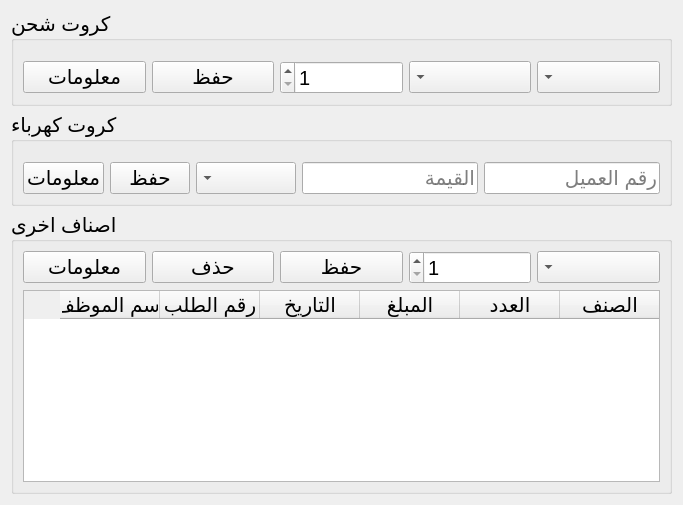
        <widget class="QWidget" name="tab_5">
         <attribute name="title">
          <string>اخرى</string>
         </attribute>
         <layout class="QVBoxLayout" name="verticalLayout_15">
          <item>
           <layout class="QVBoxLayout" name="verticalLayout_14">
            <item>
             <widget class="QGroupBox" name="groupBox">
              <property name="sizeIncrement">
               <size>
                <width>0</width>
                <height>11</height>
               </size>
              </property>
              <property name="font">
               <font>
                <pointsize>15</pointsize>
               </font>
              </property>
              <property name="acceptDrops">
               <bool>false</bool>
              </property>
              <property name="title">
               <string>كروت شحن</string>
              </property>
              <property name="flat">
               <bool>false</bool>
              </property>
              <layout class="QVBoxLayout" name="verticalLayout_11">
               <property name="topMargin">
                <number>20</number>
               </property>
               <item>
                <layout class="QHBoxLayout" name="horizontalLayout_3">
                 <item>
                  <widget class="QPushButton" name="pushButton_15">
                   <property name="font">
                    <font>
                     <pointsize>15</pointsize>
                    </font>
                   </property>
                   <property name="text">
                    <string>معلومات</string>
                   </property>
                  </widget>
                 </item>
                 <item>
                  <widget class="QPushButton" name="pushButton_14">
                   <property name="font">
                    <font>
                     <pointsize>15</pointsize>
                    </font>
                   </property>
                   <property name="text">
                    <string>حفظ</string>
                   </property>
                  </widget>
                 </item>
                 <item>
                  <widget class="QSpinBox" name="spinBox_3">
                   <property name="font">
                    <font>
                     <pointsize>15</pointsize>
                    </font>
                   </property>
                   <property name="layoutDirection">
                    <enum>Qt::RightToLeft</enum>
                   </property>
                   <property name="locale">
                    <locale language="English" country="UnitedStates"/>
                   </property>
                   <property name="minimum">
                    <number>1</number>
                   </property>
                   <property name="value">
                    <number>1</number>
                   </property>
                  </widget>
                 </item>
                 <item>
                  <widget class="QComboBox" name="comboBox_5">
                   <property name="font">
                    <font>
                     <pointsize>15</pointsize>
                    </font>
                   </property>
                   <property name="layoutDirection">
                    <enum>Qt::RightToLeft</enum>
                   </property>
                  </widget>
                 </item>
                 <item>
                  <widget class="QComboBox" name="comboBox_4">
                   <property name="font">
                    <font>
                     <pointsize>15</pointsize>
                    </font>
                   </property>
                   <property name="layoutDirection">
                    <enum>Qt::RightToLeft</enum>
                   </property>
                  </widget>
                 </item>
                </layout>
               </item>
              </layout>
             </widget>
            </item>
            <item>
             <layout class="QVBoxLayout" name="verticalLayout_13">
              <item>
               <widget class="QGroupBox" name="groupBox_2">
                <property name="font">
                 <font>
                  <pointsize>15</pointsize>
                 </font>
                </property>
                <property name="title">
                 <string>كروت كهرباء</string>
                </property>
                <layout class="QVBoxLayout" name="verticalLayout_12">
                 <property name="topMargin">
                  <number>20</number>
                 </property>
                 <item>
                  <layout class="QHBoxLayout" name="horizontalLayout_5">
                   <item>
                    <widget class="QPushButton" name="pushButton_17">
                     <property name="font">
                      <font>
                       <pointsize>15</pointsize>
                      </font>
                     </property>
                     <property name="text">
                      <string>معلومات</string>
                     </property>
                    </widget>
                   </item>
                   <item>
                    <widget class="QPushButton" name="pushButton_18">
                     <property name="font">
                      <font>
                       <pointsize>15</pointsize>
                      </font>
                     </property>
                     <property name="text">
                      <string>حفظ</string>
                     </property>
                    </widget>
                   </item>
                   <item>
                    <widget class="QComboBox" name="comboBox_9">
                     <property name="font">
                      <font>
                       <pointsize>15</pointsize>
                      </font>
                     </property>
                     <property name="layoutDirection">
                      <enum>Qt::RightToLeft</enum>
                     </property>
                    </widget>
                   </item>
                   <item>
                    <widget class="QLineEdit" name="lineEdit_3">
                     <property name="font">
                      <font>
                       <pointsize>15</pointsize>
                      </font>
                     </property>
                     <property name="layoutDirection">
                      <enum>Qt::RightToLeft</enum>
                     </property>
                     <property name="text">
                      <string/>
                     </property>
                     <property name="placeholderText">
                      <string>القيمة</string>
                     </property>
                    </widget>
                   </item>
                   <item>
                    <widget class="QLineEdit" name="lineEdit_9">
                     <property name="font">
                      <font>
                       <pointsize>15</pointsize>
                      </font>
                     </property>
                     <property name="placeholderText">
                      <string>رقم العميل</string>
                     </property>
                    </widget>
                   </item>
                  </layout>
                 </item>
                </layout>
               </widget>
              </item>
              <item>
               <widget class="QGroupBox" name="groupBox_3">
                <property name="font">
                 <font>
                  <pointsize>15</pointsize>
                 </font>
                </property>
                <property name="title">
                 <string>اصناف اخرى</string>
                </property>
                <layout class="QVBoxLayout" name="verticalLayout_10">
                 <item>
                  <layout class="QVBoxLayout" name="verticalLayout_5">
                   <item>
                    <layout class="QHBoxLayout" name="horizontalLayout_2">
                     <item>
                      <widget class="QPushButton" name="pushButton_21">
                       <property name="font">
                        <font>
                         <pointsize>15</pointsize>
                        </font>
                       </property>
                       <property name="text">
                        <string>معلومات</string>
                       </property>
                      </widget>
                     </item>
                     <item>
                      <widget class="QPushButton" name="pushButton_49">
                       <property name="font">
                        <font>
                         <pointsize>15</pointsize>
                        </font>
                       </property>
                       <property name="text">
                        <string>حذف</string>
                       </property>
                      </widget>
                     </item>
                     <item>
                      <widget class="QPushButton" name="pushButton_22">
                       <property name="font">
                        <font>
                         <pointsize>15</pointsize>
                        </font>
                       </property>
                       <property name="text">
                        <string>حفظ</string>
                       </property>
                      </widget>
                     </item>
                     <item>
                      <widget class="QSpinBox" name="spinBox_4">
                       <property name="font">
                        <font>
                         <pointsize>15</pointsize>
                        </font>
                       </property>
                       <property name="layoutDirection">
                        <enum>Qt::RightToLeft</enum>
                       </property>
                       <property name="locale">
                        <locale language="English" country="UnitedStates"/>
                       </property>
                       <property name="minimum">
                        <number>1</number>
                       </property>
                      </widget>
                     </item>
                     <item>
                      <widget class="QComboBox" name="comboBox_6">
                       <property name="font">
                        <font>
                         <pointsize>15</pointsize>
                        </font>
                       </property>
                       <property name="layoutDirection">
                        <enum>Qt::RightToLeft</enum>
                       </property>
                      </widget>
                     </item>
                    </layout>
                   </item>
                   <item>
                    <widget class="QTableWidget" name="tableWidget_5">
                     <property name="font">
                      <font>
                       <pointsize>15</pointsize>
                      </font>
                     </property>
                     <property name="layoutDirection">
                      <enum>Qt::RightToLeft</enum>
                     </property>
                     <column>
                      <property name="text">
                       <string>الصنف</string>
                      </property>
                     </column>
                     <column>
                      <property name="text">
                       <string>العدد</string>
                      </property>
                     </column>
                     <column>
                      <property name="text">
                       <string>المبلغ</string>
                      </property>
                     </column>
                     <column>
                      <property name="text">
                       <string>التاريخ</string>
                      </property>
                     </column>
                     <column>
                      <property name="text">
                       <string>رقم الطلب</string>
                      </property>
                     </column>
                     <column>
                      <property name="text">
                       <string>اسم الموظف</string>
                      </property>
                     </column>
                    </widget>
                   </item>
                  </layout>
                 </item>
                </layout>
               </widget>
              </item>
             </layout>
            </item>
           </layout>
          </item>
         </layout>
        </widget>
